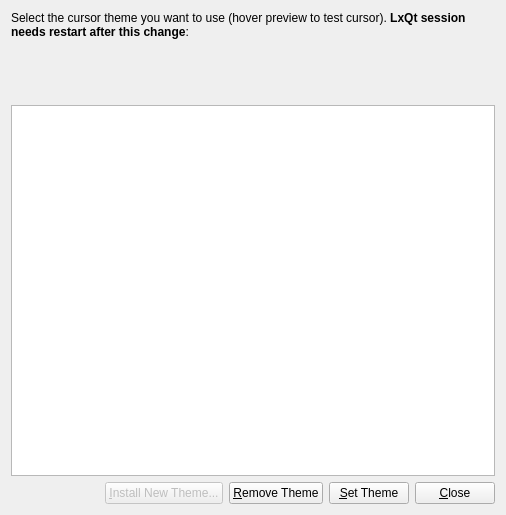
<?xml version="1.0" encoding="UTF-8"?>
<ui version="4.0">
 <class>SelectWnd</class>
 <widget class="QWidget" name="SelectWnd">
  <property name="geometry">
   <rect>
    <x>0</x>
    <y>0</y>
    <width>506</width>
    <height>515</height>
   </rect>
  </property>
  <property name="windowTitle">
   <string>LxQt Mouse Theme Configuration</string>
  </property>
  <layout class="QGridLayout" name="gridLayout">
   <item row="0" column="0" colspan="5">
    <widget class="QLabel" name="infoLabel">
     <property name="text">
      <string>Select the cursor theme you want to use (hover preview to test cursor). &lt;b&gt;LxQt session needs restart after this change&lt;/b&gt;:</string>
     </property>
     <property name="wordWrap">
      <bool>true</bool>
     </property>
    </widget>
   </item>
   <item row="1" column="0" colspan="5">
    <widget class="WarningLabel" name="warningLabel" native="true"/>
   </item>
   <item row="2" column="0" colspan="5">
    <widget class="PreviewWidget" name="preview" native="true">
     <property name="sizePolicy">
      <sizepolicy hsizetype="Preferred" vsizetype="Preferred">
       <horstretch>0</horstretch>
       <verstretch>0</verstretch>
      </sizepolicy>
     </property>
     <property name="minimumSize">
      <size>
       <width>0</width>
       <height>48</height>
      </size>
     </property>
    </widget>
   </item>
   <item row="3" column="0" colspan="5">
    <widget class="QListView" name="lbThemes">
     <property name="editTriggers">
      <set>QAbstractItemView::NoEditTriggers</set>
     </property>
     <property name="showDropIndicator" stdset="0">
      <bool>false</bool>
     </property>
     <property name="alternatingRowColors">
      <bool>true</bool>
     </property>
     <property name="verticalScrollMode">
      <enum>QAbstractItemView::ScrollPerPixel</enum>
     </property>
    </widget>
   </item>
   <item row="4" column="0">
    <spacer>
     <property name="orientation">
      <enum>Qt::Horizontal</enum>
     </property>
     <property name="sizeHint" stdset="0">
      <size>
       <width>174</width>
       <height>20</height>
      </size>
     </property>
    </spacer>
   </item>
   <item row="4" column="1">
    <widget class="QPushButton" name="btInstall">
     <property name="enabled">
      <bool>false</bool>
     </property>
     <property name="text">
      <string>&amp;Install New Theme...</string>
     </property>
    </widget>
   </item>
   <item row="4" column="2">
    <widget class="QPushButton" name="btRemove">
     <property name="text">
      <string>&amp;Remove Theme</string>
     </property>
    </widget>
   </item>
   <item row="4" column="3">
    <widget class="QPushButton" name="btSet">
     <property name="text">
      <string>&amp;Set Theme</string>
     </property>
    </widget>
   </item>
   <item row="4" column="4">
    <widget class="QPushButton" name="closeButton">
     <property name="text">
      <string>&amp;Close</string>
     </property>
    </widget>
   </item>
  </layout>
 </widget>
 <customwidgets>
  <customwidget>
   <class>PreviewWidget</class>
   <extends>QWidget</extends>
   <header>previewwidget.h</header>
  </customwidget>
  <customwidget>
   <class>WarningLabel</class>
   <extends>QWidget</extends>
   <header>warninglabel.h</header>
   <container>1</container>
  </customwidget>
 </customwidgets>
 <tabstops>
  <tabstop>lbThemes</tabstop>
  <tabstop>btInstall</tabstop>
  <tabstop>btRemove</tabstop>
  <tabstop>btSet</tabstop>
 </tabstops>
 <resources/>
 <connections>
  <connection>
   <sender>closeButton</sender>
   <signal>clicked()</signal>
   <receiver>SelectWnd</receiver>
   <slot>close()</slot>
   <hints>
    <hint type="sourcelabel">
     <x>459</x>
     <y>492</y>
    </hint>
    <hint type="destinationlabel">
     <x>502</x>
     <y>492</y>
    </hint>
   </hints>
  </connection>
 </connections>
</ui>
